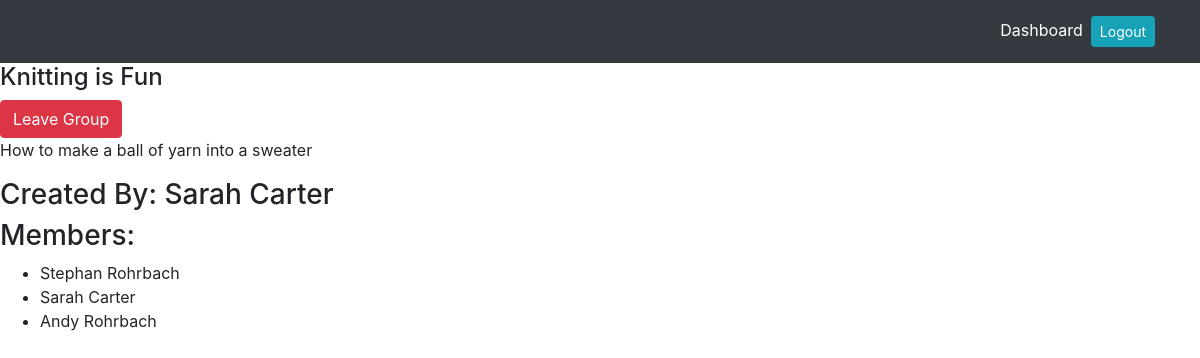
/groups/7 (signed in), run on the app's committed database.
### exam_app/models.py (models this page shows)
class Group(models.Model):
    org_name = models.CharField(max_length=255)
    desc = models.CharField(max_length=255)
    creator = models.ForeignKey(User, related_name="has_created_groups", on_delete=models.CASCADE)
    joined_by = models.ManyToManyField(User, related_name="joined_groups")
    created_at = models.DateTimeField(auto_now_add=True)
    updated_at = models.DateTimeField(auto_now=True)
    objects = GroupManager()

class User(models.Model):
    first_name = models.CharField(max_length=50)
    last_name = models.CharField(max_length=50)
    email = models.EmailField()
    password = models.CharField(max_length=50)
    created_at = models.DateTimeField(auto_now_add=True)
    updated_at = models.DateTimeField(auto_now=True)
    objects = UserManager()

### exam_app/views.py (the view)
# urls.py: path("groups/<int:group_id>", views.show_one),
def show_one(request, group_id):
    context = {
        'group': Group.objects.get(id=group_id),
        'current_user': User.objects.get(id=request.session['user_id'])
    }
    return render(request, "show_one.html", context)

### exam_app/templates/show_one.html (shortened to what this page needs)
<!DOCTYPE html>
<html lang="en">
<head>
    <link rel="stylesheet" href="https://stackpath.bootstrapcdn.com/bootstrap/4.3.1/css/bootstrap.min.css"
>
</head>
<body>
    <nav class="navbar navbar-expand-lg navbar-dark bg-dark">
        <div class="container">
            <div class="collapse navbar-collapse" id="navbarText">
                <span class="navbar-text">
                    <a href="/success">Dashboard</a><a href="/logout" role="button" class="btn btn-sm btn-info ml-2 text-white">Logout</a>
                </span>
            </div>
        </div>
    </nav>
    <h4>{{group.org_name}}</h4>
    {% if current_user in group.joined_by.all %}
    <a href="/leave/{{group.id}}" role="button" class="btn btn-danger">Leave Group</a>
    {% else %}
    <a href="/join/{{group.id}}" role="button" class="btn btn-warning">Join Group</a>
    {% endif %}
    <p>{{group.desc}}</p>
    <h3>Created By: {{group.creator.first_name}} {{group.creator.last_name}}</h3>
    <h3>Members:</h3>
    <ul>
        {% for fav in group.joined_by.all %}
        <li>{{fav.first_name}} {{fav.last_name}}</li>
        {% endfor %}
    </ul>
</body>
</html>

### data on the page
Group: org_name "Knitting is Fun", desc "How to make a ball of yarn into a sweater", creator.first_name "Sarah", creator.last_name "Carter"
User: first_name "Stephan", last_name "Rohrbach"
User: first_name "Sarah", last_name "Carter"
User: first_name "Andy", last_name "Rohrbach"
